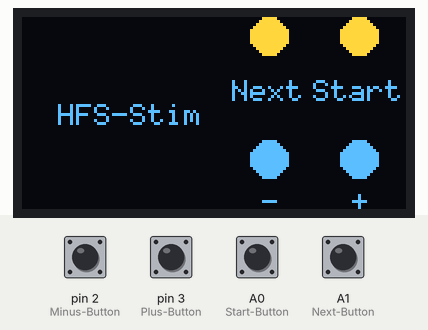
This sketch was run on a simulated Arduino Uno, built with avr-gcc and run on an emulated ATmega328P. Parts: 128×64 one-colour display. Inputs (shaded band) come from the test bench; at power-on: A0 (Start-Button), A1 (Next-Button), pin 2 (Minus-Button), pin 3 (Plus-Button) LOW. The OLED is the two-colour kind (top 16 rows yellow).

Above: at 1.2 s.
1.3 s: pin 2 (Minus-Button) pulled HIGH for 1 s
At 3.3 s:
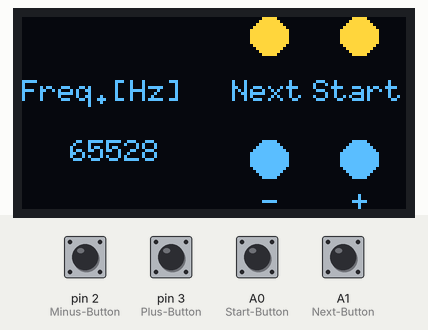
3.8 s: A0 (Start-Button) pulled HIGH for 0.15 s
At 5.0 s:
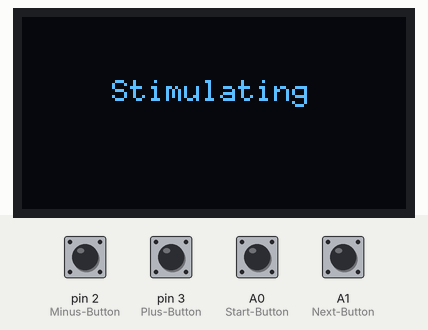
6.9 s: pin 3 (Plus-Button) pulled HIGH for 0.15 s
At 7.7 s:
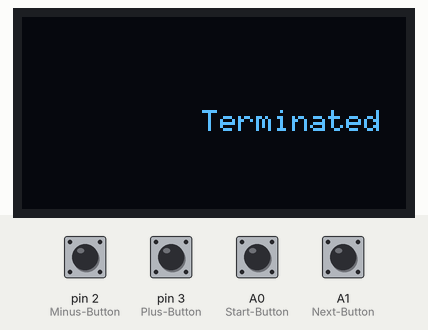
10.0 s: A1 (Next-Button) pulled HIGH for 0.15 s
At 10.5 s:
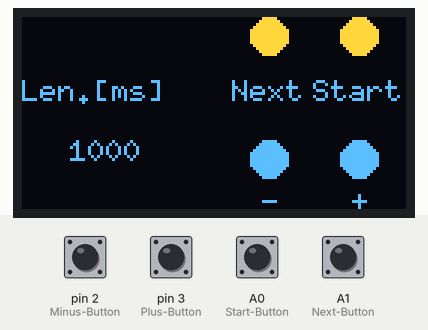
11.6 s: A1 (Next-Button) pulled HIGH for 1 s
At 13.7 s:
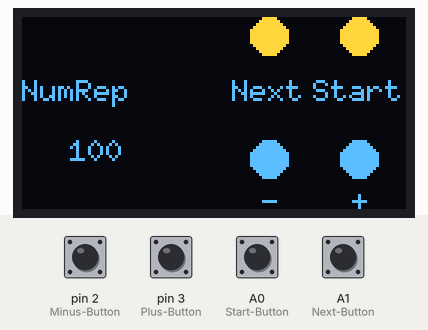
14.1 s: A1 (Next-Button) pulled HIGH for 0.15 s
At 14.7 s:
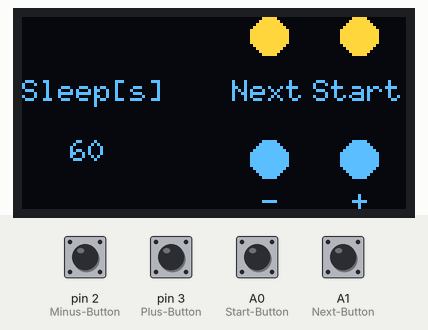
Timing chart, 0 to 16.7 s (numbered marks = the images above; inputs shaded):
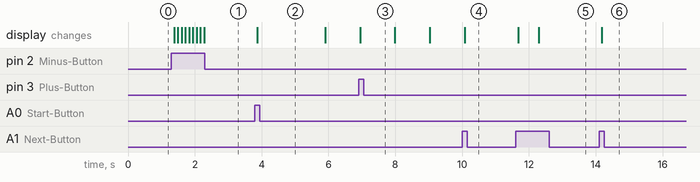

The sketch:

HFSController.ino
```cpp
#include <U8g2lib.h>
#include <Wire.h>

U8G2_SSD1306_128X64_NONAME_F_HW_I2C u8g2(U8G2_R0, U8X8_PIN_NONE);

unsigned long t_last_active;
bool sleeping;
unsigned int opt_idx = 0;  // Current selected option

const char *opt_arr[5] = {"Freq.[Hz]", "Len.[ms]", "Interval[s]", "NumRep", "Sleep[s]"};
unsigned int val_arr[5] = {1, 1000, 2, 100, 60};

void add_button_labels(){
  u8g2.drawDisc(82, 6, 6);
  u8g2.drawStr(70, 20, "Next");

  u8g2.drawDisc(112, 6, 6);
  u8g2.drawStr(97, 20, "Start");

  u8g2.drawDisc(82, 47, 6);
  u8g2.drawStr(80, 57, "-");

  u8g2.drawDisc(112, 47, 6);
  u8g2.drawStr(110, 57, "+");
}

void update_options(){
  u8g2.clearBuffer();
  u8g2.drawStr(0, 20, opt_arr[opt_idx]);
  String val_str = String(val_arr[opt_idx]);
  char val_char[val_str.length() + 1];
  val_str.toCharArray(val_char, val_str.length() + 1);
  u8g2.drawStr(16, 40, val_char);
  add_button_labels();
  u8g2.sendBuffer();
}

void setup() {
  // put your setup code here, to run once:

  // define pin-modes
  pinMode(A0, INPUT);  // Start-Button
  pinMode(A1, INPUT);  // Next-Button
  pinMode(2, INPUT);  // Minus-Button
  pinMode(3, INPUT);  // Plus-Button
  pinMode(11, OUTPUT);  // Trigger-Output (sturdy connection)
  pinMode(12, OUTPUT);  // Trigger-Output (loose connection)

  // setup OLED-Panel
  u8g2.begin();
  u8g2.setFont(u8g2_font_6x10_tf);
  u8g2.setFontRefHeightExtendedText();
  u8g2.setDrawColor(1);
  u8g2.setFontPosTop();
  u8g2.setFontDirection(0);

  // Starting Screen
  u8g2.clearBuffer();
  u8g2.drawStr(12, 28, "HFS-Stim");
  add_button_labels();
  u8g2.sendBuffer();

  t_last_active = millis();

  // Deactivate HFS-Stimulator via loose connection (inverse logic)
  digitalWrite(12, HIGH);
  // Deactivate HFS-Stimulator via sturdy connection
  digitalWrite(11, LOW);
}

void loop(void) {
  // put your main code here, to run repeatedly:

  // ScreenSaver after reaching sleep_timer
  if(millis() - t_last_active > val_arr[4] * 1000 && sleeping==false){
    u8g2.clearBuffer();
    u8g2.sendBuffer();
    sleeping = true;
  }

  if(digitalRead(2)==1){
    t_last_active = millis();
    u8g2.clearBuffer();
    add_button_labels();
    if(sleeping==false){
      val_arr[opt_idx] -= 1;
      update_options();
    }else{
      u8g2.drawStr(12, 28, "HFS-Stim");
      sleeping = false;
    }
    u8g2.sendBuffer();
  }

  if(digitalRead(3)==1){
    t_last_active = millis();
    u8g2.clearBuffer();
    add_button_labels();
    if(sleeping==false){
      val_arr[opt_idx] += 1;
      update_options();
    }else{
      u8g2.drawStr(12, 28, "HFS-Stim");
      sleeping = false;
    }
    u8g2.sendBuffer();
  }

   if(digitalRead(A0)==1){
    t_last_active = millis();
    u8g2.clearBuffer();
    add_button_labels();
    if(sleeping==false){
      u8g2.clearBuffer();
      u8g2.drawStr(30, 20, "Stimulating");
      u8g2.sendBuffer();
      delay(2000);
      for(int r=1; r<=val_arr[3]; r++){
        u8g2.clearBuffer();
        u8g2.drawStr(30, 20, "Stimulating");
        String val_str = String(r);
        char val_char[val_str.length() + 1];
        val_str.toCharArray(val_char, val_str.length() + 1);
        u8g2.drawStr(60, 40, val_char);
        u8g2.sendBuffer();

        // Stimulating with Frequency (val_arr[0]) for Length val_arr[1] with interval val_arr[2] for val_arr[3] times
        int count = val_arr[0] * (1000 / val_arr[1]);

        digitalWrite(11, HIGH);
        digitalWrite(12, LOW);
        delay(500);
        digitalWrite(11, LOW);
        digitalWrite(12, HIGH);
        delay(500);

        bool terminated = false;
        for(int t=0; t<1000; t++){
          if(digitalRead(A0)==1 || digitalRead(A1)==1 || digitalRead(2)==1 || digitalRead(3)==1){
            terminated = true;
            break;
          }
          // Wait interval
          delay(val_arr[2]);
        }
        if(terminated==true){
          u8g2.clearBuffer();
          u8g2.drawStr(60, 30, "Terminated");
          u8g2.sendBuffer();
          delay(1000);
          break;
        }
      }

      u8g2.clearBuffer();
      u8g2.drawStr(60, 30, "Finished");
      u8g2.sendBuffer();
      delay(1000);
      u8g2.clearBuffer();
      add_button_labels();
      u8g2.drawStr(12, 28, "HFS-Stim");
      t_last_active = millis();

    }else{
      u8g2.drawStr(12, 28, "HFS-Stim");
      sleeping = false;
    }
    u8g2.sendBuffer();
    delay(500);
  }

  if(digitalRead(A1)==1){
    t_last_active = millis();
    u8g2.clearBuffer();
    add_button_labels();
    if(sleeping==false){
      opt_idx += 1;
      if(opt_idx > 4){
        opt_idx = 0;
      }
      update_options();
    }else{
      u8g2.drawStr(12, 28, "HFS-Stim");
      sleeping = false;
    }
    u8g2.sendBuffer();
    delay(500);
  }

}
```

Measured:
- after the input at 1.3 s, the display: first changes after 0.08 s (image 1 shows a later state)
- after the input at 3.8 s, the display: changes after 0.06 s (image 2)
- after the input at 6.9 s, the display: changes at once (image 3)
- after the input at 10.0 s, the display: changes after 0.08 s (image 4)
- after the input at 11.6 s, the display: first changes after 0.08 s (image 5 shows a later state)
- after the input at 14.1 s, the display: changes after 0.08 s (image 6)
